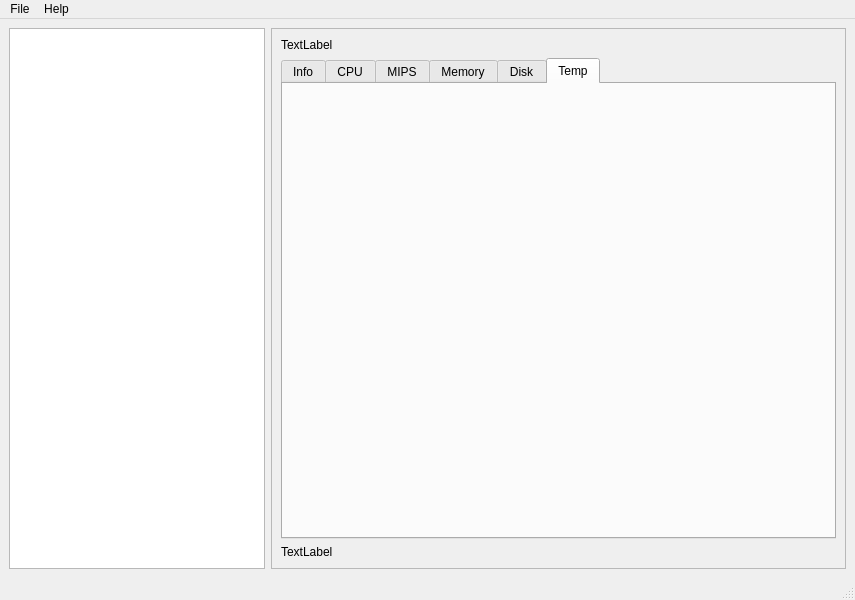
<?xml version="1.0" encoding="UTF-8"?>
<ui version="4.0">
 <class>MainWindow</class>
 <widget class="QMainWindow" name="MainWindow">
  <property name="geometry">
   <rect>
    <x>0</x>
    <y>0</y>
    <width>855</width>
    <height>600</height>
   </rect>
  </property>
  <property name="windowTitle">
   <string>Project Virt</string>
  </property>
  <widget class="QWidget" name="centralwidget">
   <layout class="QHBoxLayout" name="horizontalLayout">
    <item>
     <widget class="QListView" name="listView">
      <property name="sizePolicy">
       <sizepolicy hsizetype="Maximum" vsizetype="Expanding">
        <horstretch>0</horstretch>
        <verstretch>0</verstretch>
       </sizepolicy>
      </property>
     </widget>
    </item>
    <item>
     <widget class="QScrollArea" name="scrollArea">
      <property name="widgetResizable">
       <bool>true</bool>
      </property>
      <widget class="QWidget" name="scrollAreaWidgetContents">
       <property name="geometry">
        <rect>
         <x>0</x>
         <y>0</y>
         <width>568</width>
         <height>525</height>
        </rect>
       </property>
       <layout class="QVBoxLayout" name="verticalLayout">
        <item>
         <widget class="QLabel" name="label">
          <property name="text">
           <string>TextLabel</string>
          </property>
         </widget>
        </item>
        <item>
         <widget class="QTabWidget" name="tabWidget">
          <property name="tabPosition">
           <enum>QTabWidget::North</enum>
          </property>
          <property name="currentIndex">
           <number>5</number>
          </property>
          <property name="tabsClosable">
           <bool>false</bool>
          </property>
          <widget class="QWidget" name="tab_info">
           <attribute name="title">
            <string>Info</string>
           </attribute>
          </widget>
          <widget class="QWidget" name="tab_cpu">
           <attribute name="title">
            <string>CPU</string>
           </attribute>
          </widget>
          <widget class="QWidget" name="tab_mips">
           <attribute name="title">
            <string>MIPS</string>
           </attribute>
          </widget>
          <widget class="QWidget" name="tab_mem">
           <attribute name="title">
            <string>Memory</string>
           </attribute>
          </widget>
          <widget class="QWidget" name="tab_disk">
           <attribute name="title">
            <string>Disk</string>
           </attribute>
          </widget>
          <widget class="QWidget" name="tab_temp">
           <attribute name="title">
            <string>Temp</string>
           </attribute>
          </widget>
         </widget>
        </item>
        <item>
         <widget class="QLabel" name="label_2">
          <property name="text">
           <string>TextLabel</string>
          </property>
         </widget>
        </item>
       </layout>
      </widget>
     </widget>
    </item>
   </layout>
  </widget>
  <widget class="QMenuBar" name="menubar">
   <property name="geometry">
    <rect>
     <x>0</x>
     <y>0</y>
     <width>855</width>
     <height>26</height>
    </rect>
   </property>
   <widget class="QMenu" name="menuFile">
    <property name="title">
     <string>File</string>
    </property>
    <addaction name="actionExit"/>
   </widget>
   <widget class="QMenu" name="menuHelp">
    <property name="title">
     <string>Help</string>
    </property>
    <addaction name="actionOpen_GitHub"/>
    <addaction name="actionAbout"/>
   </widget>
   <addaction name="menuFile"/>
   <addaction name="menuHelp"/>
  </widget>
  <widget class="QStatusBar" name="statusbar"/>
  <action name="actionExit">
   <property name="text">
    <string>Exit</string>
   </property>
  </action>
  <action name="actionOpen_GitHub">
   <property name="text">
    <string>Open GitHub</string>
   </property>
  </action>
  <action name="actionAbout">
   <property name="text">
    <string>About...</string>
   </property>
  </action>
 </widget>
 <resources/>
 <connections/>
</ui>
